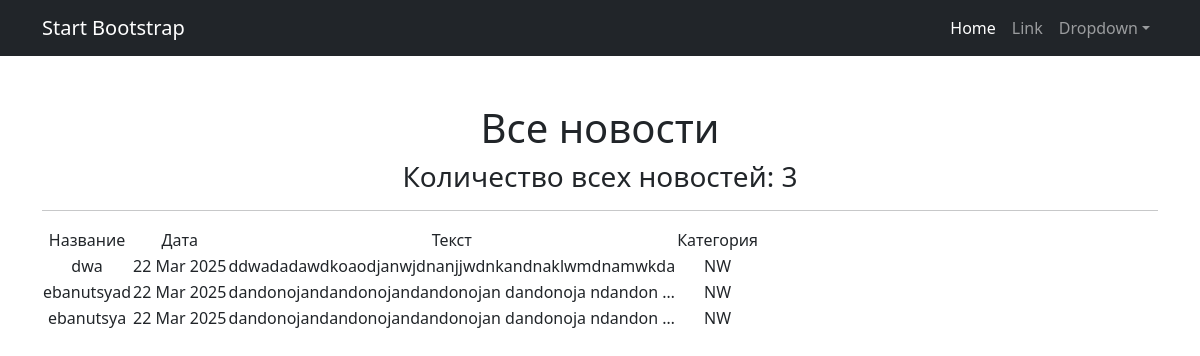
The page /news/ on the database as committed earlier.
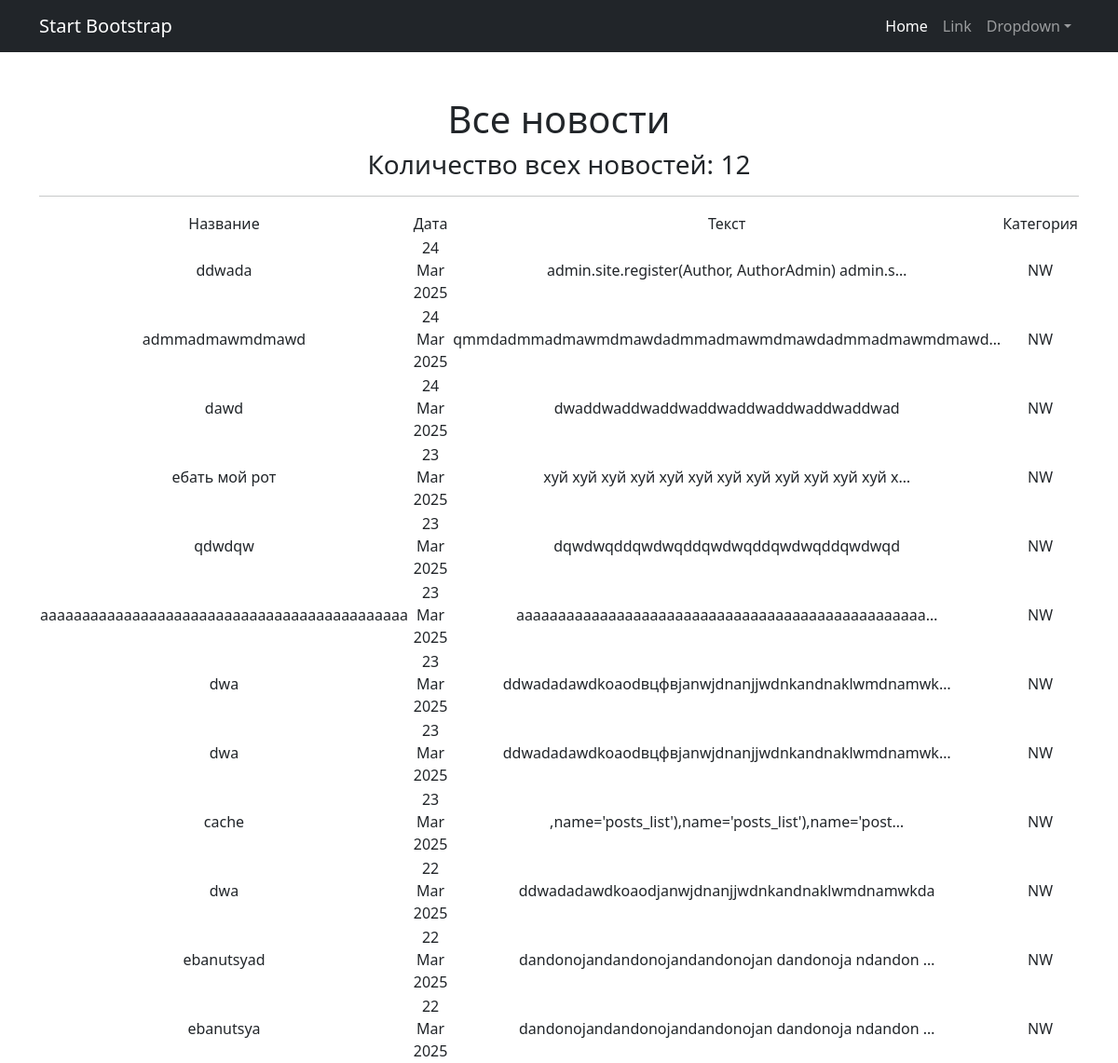
The same page on the database as committed later.
### news/models.py (models this page shows, shortened)
class Post(models.Model):
    ARTICLE = 'AR'
    NEWS = 'NW'
    POST_TYPES = [
        (ARTICLE, 'Статья'),
        (NEWS, 'Новость'),
    ]
    author = models.ForeignKey(Author, on_delete=models.CASCADE)
    post_type = models.CharField(max_length=2, choices=POST_TYPES, default=ARTICLE)
    created_at = models.DateTimeField(auto_now_add=True)
    categories = models.ManyToManyField(Category, through='PostCategory')
    title = models.CharField(max_length=255)
    content = models.TextField()
    rating = models.IntegerField(default=0)

### news/views.py (the view)
# urls.py: path('news/', PostsList.as_view(),name='posts_list'),
class PostsList(ListView):
    model = Post
    ordering = '-created_at'
    template_name = 'posts.html'
    context_object_name = 'posts'

### templates/posts.html (shortened to what this page needs)
{% extends 'flatpages/default.html' %}
{% load custom_filters %}
{% block content %}
   <h1>Все новости</h1>
    <h3>Количество всех новостей: {{ posts|length }}</h3>
   <hr>
   {% if posts %}
       <table>
           <tr>
               <td>Название</td>
               <td>Дата</td>
               <td>Текст</td>
               <td>Категория</td>
           </tr>
           {% for post in posts %}
           <tr>
               <td>{{ post.title }}</td>
               <td>{{ post.created_at|date:'d M Y' }}</td>
               <td>{{ post.content|truncatechars:50 }}</td>
               <td>{{ post.post_type}}</td>
           </tr>
           {% endfor %}
       </table>
   {% else %}
       <h2>Товаров нет!</h2>
   {% endif %}
{% endblock content %}

Rows that differ between the two databases and show on the page:
added Post: title "ddwada", created_at "24 Mar 2025", content "admin.site.register(Author, AuthorAdmin) admin.s…", post_type "NW"
added Post: title "admmadmawmdmawd", created_at "24 Mar 2025", content "qmmdadmmadmawmdmawdadmmadmawmdmawdadmmadmawmdmawd…", post_type "NW"
added Post: title "dawd", created_at "24 Mar 2025", content "dwaddwaddwaddwaddwaddwaddwaddwaddwad", post_type "NW"
added Post: title "ебать мой рот", created_at "23 Mar 2025", content "хуй хуй хуй хуй хуй хуй хуй хуй хуй хуй хуй хуй х…", post_type "NW"
added Post: title "qdwdqw", created_at "23 Mar 2025", content "dqwdwqddqwdwqddqwdwqddqwdwqddqwdwqd", post_type "NW"
added Post: title "aaaaaaaaaaaaaaaaaaaaaaaaaaaaaaaaaaaaaaaaaaaa", created_at "23 Mar 2025", content "aaaaaaaaaaaaaaaaaaaaaaaaaaaaaaaaaaaaaaaaaaaaaaaaa…", post_type "NW"
added Post: title "dwa", created_at "23 Mar 2025", content "ddwadadawdkoaodвцфвjanwjdnanjjwdnkandnaklwmdnamwk…", post_type "NW"
added Post: title "dwa", created_at "23 Mar 2025", content "ddwadadawdkoaodвцфвjanwjdnanjjwdnkandnaklwmdnamwk…", post_type "NW"
added Post: title "cache", created_at "23 Mar 2025", content ",name='posts_list'),name='posts_list'),name='post…", post_type "NW"
Other text that changed with them:
{{ posts|length }}: "3" → "12"
